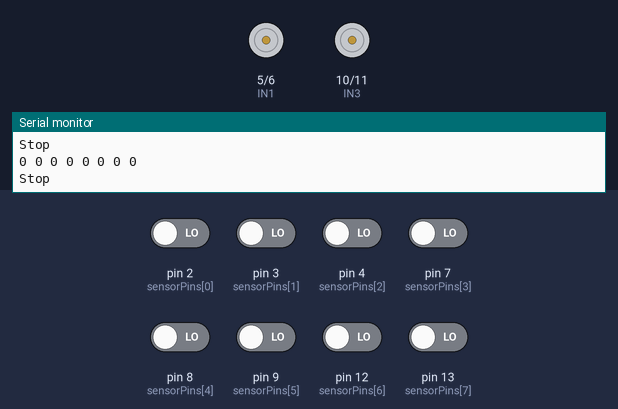
Simulated run of this sketch. Board: Arduino Uno, built with avr-gcc and run on an emulated ATmega328P. Shown: motor-driver pin pairs drawn as motors (green arrow = first pin HIGH = forward, orange = second pin HIGH = backward, longer = more drive), the last lines printed to the serial monitor. Inputs (shaded band) come from the test bench; at power-on: pin 2 (sensorPins[0]), pin 3 (sensorPins[1]), pin 4 (sensorPins[2]), pin 7 (sensorPins[3]), pin 8 (sensorPins[4]), pin 9 (sensorPins[5]), pin 12 (sensorPins[6]), pin 13 (sensorPins[7]) LOW.

Above: at 1.2 s.
1.3 s: pin 2 (sensorPins[0]) driven HIGH
At 1.8 s:
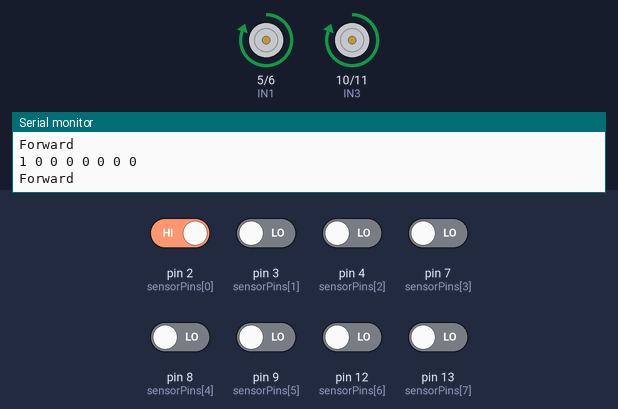
2.8 s: pin 2 (sensorPins[0]) driven LOW
At 3.8 s:
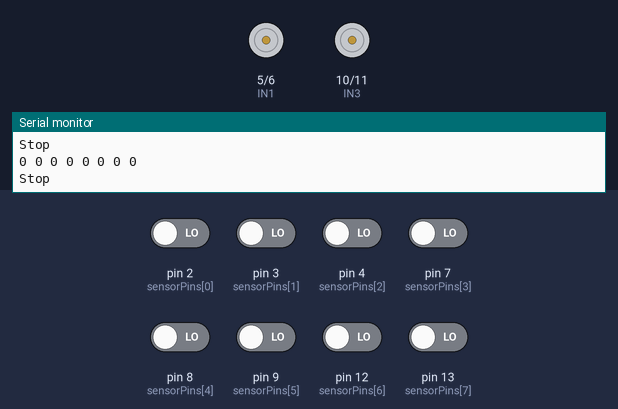
5.8 s: pin 3 (sensorPins[1]) driven HIGH
At 7.0 s:
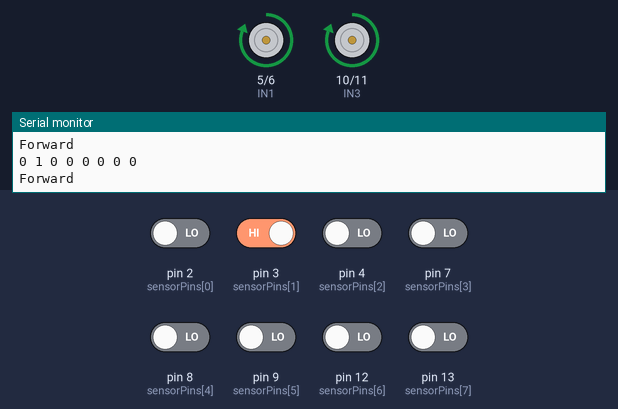
7.3 s: pin 2 (sensorPins[0]) driven HIGH and pin 3 (sensorPins[1]) driven LOW and pin 4 (sensorPins[2]) driven HIGH and pin 7 (sensorPins[3]) driven HIGH and pin 8 (sensorPins[4]) driven HIGH
At 8.4 s:
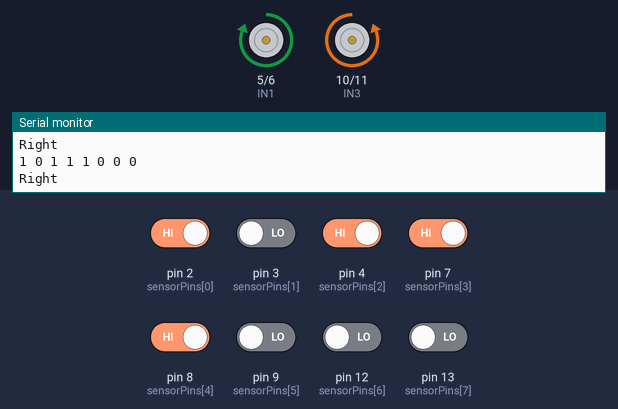
8.8 s: pin 3 (sensorPins[1]) driven HIGH
At 9.2 s:
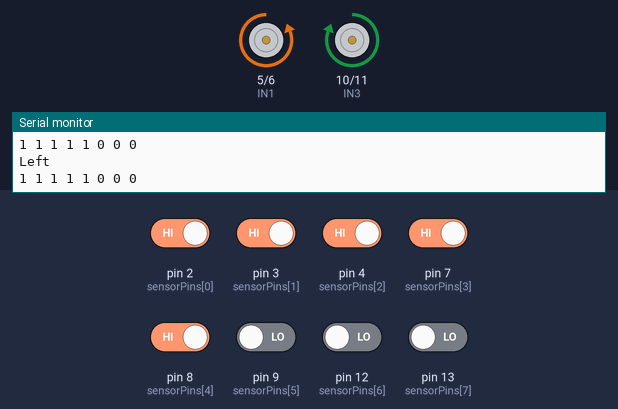
Timing chart, 0 to 11.3 s (numbered marks = the images above; inputs shaded):
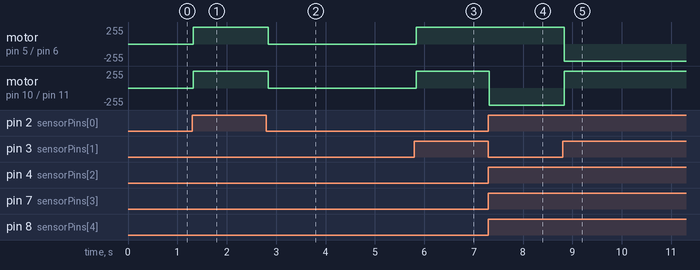

The sketch:

LineFollowerQTR.ino
```cpp
const int sensorPins[8] = {2, 3, 4, 7, 8, 9, 12, 13};
int sensorValues[8];
int IN1 = 5, IN2 = 6;
int IN3 = 10, IN4 = 11;
int speed = 255;

void setup() {
  Serial.begin(9600);
  Serial.println("Initialising");
  for (int i = 0; i < 8; i++)
    pinMode(sensorPins[i], INPUT);
  pinMode(IN1, OUTPUT);
  pinMode(IN2, OUTPUT);
  pinMode(IN3, OUTPUT);
  pinMode(IN4, OUTPUT);
}

void loop() {
  for (int i = 0; i < 8; i++)
    sensorValues[i] = digitalRead(sensorPins[i]);

  for (int i = 0; i < 8; i++) {
    Serial.print(sensorValues[i]);
    Serial.print(" ");
  }
  Serial.println();

  int flag = 1;
  for(int i = 0; i<8; i++)
    if(sensorValues[i]==1)
      flag = 0;
  if(flag)
    stop();
  else if (sensorValues[3] == 0 || sensorValues[4] == 0)
    forward();
  else if (sensorValues[0] == 0 || sensorValues[1] == 0 || sensorValues[2] == 0)
    right();
  else if (sensorValues[5] == 0 || sensorValues[6] == 0 || sensorValues[7] == 0)
    left();
  else
    backward();
  delay(50);
}

// Motor movement functions

void forward() {
  Serial.println("Forward");
  analogWrite(IN1, speed);
  analogWrite(IN2, 0);
  analogWrite(IN3, speed);
  analogWrite(IN4, 0);
}

void backward() {
  Serial.println("Backward");
  analogWrite(IN1, 0);
  analogWrite(IN2, speed);
  analogWrite(IN3, 0);
  analogWrite(IN4, speed);
}

void left() {
  Serial.println("Left");
  analogWrite(IN1, 0);
  analogWrite(IN2, speed);
  analogWrite(IN3, speed);
  analogWrite(IN4, 0);
}

void right() {
  Serial.println("Right");
  analogWrite(IN1, speed);
  analogWrite(IN2, 0);
  analogWrite(IN3, 0);
  analogWrite(IN4, speed);
}

void stop() {
  Serial.println("Stop");
  analogWrite(IN1, 0);
  analogWrite(IN2, 0);
  analogWrite(IN3, 0);
  analogWrite(IN4, 0);
}
```

Measured:
- after the input at 1.3 s, motor on pin 5 (IN1) / pin 6 (IN2), motor on pin 10 (IN3) / pin 11 (IN4): stopped → forward 255/255 at once
- after the input at 2.8 s, motor on pin 5 (IN1) / pin 6 (IN2), motor on pin 10 (IN3) / pin 11 (IN4): forward 255/255 → stopped at once
- after the input at 5.8 s, motor on pin 5 (IN1) / pin 6 (IN2), motor on pin 10 (IN3) / pin 11 (IN4): stopped → forward 255/255 at once
- after the input at 7.3 s, motor on pin 10 (IN3) / pin 11 (IN4): forward 255/255 → backward 255/255 at once
- after the input at 8.8 s, motor on pin 5 (IN1) / pin 6 (IN2): forward 255/255 → backward 255/255 at once; motor on pin 10 (IN3) / pin 11 (IN4): backward 255/255 → forward 255/255 at once
